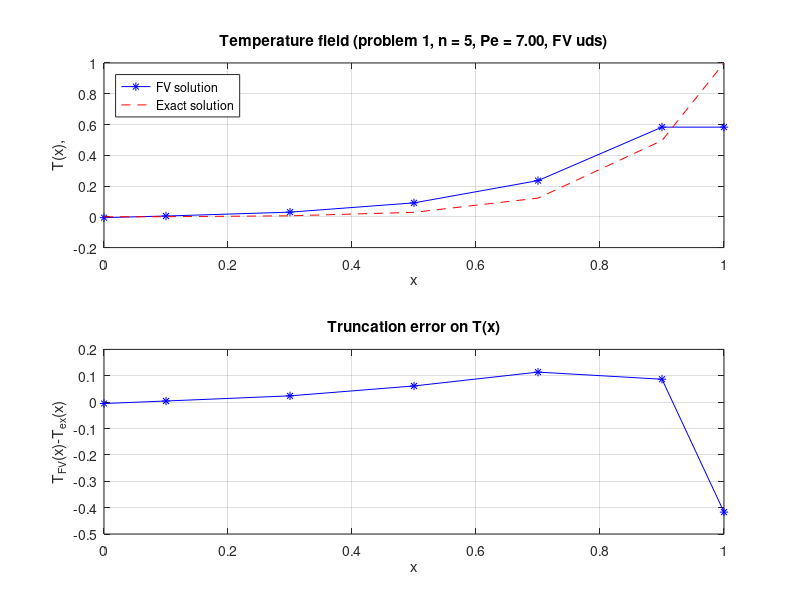

Source code (MATLAB):
% Input         :
%   n           :  Number of cells along x,y-axis
%   L           :  Size of square in x,y-direction
%   Pe          :  Global Peclet number
%   problem     :  Problem #: 1 or 2, selects case of convective field and BCs
%   fvscheme    :  Finite volume scheme for convection-diffusion, 
%                  either 'cds' or 'uds' 
%
% Output        :
%   T           :   Temperature vector at cell nodes, T(1:n)
%   A           :   Convection-diffusion system matrix, A(1:n,1:n)
%   s           :   Source vector with BC contributions, s(1:n)
%   TT          :   Temperature field extrapolated to walls, TT(1:n+2)
%   CF,DF       :   Conv. and diff. fluxes through walls, CF=[CFw,CFe]
%   GHC         :   Global heat conservation, scalar (computed from wall fluxes)
%   solve_time  :   CPU-time for solving system of linear equations A*T(:)=s(:)
%   Plots of the temperature field etc.

%% Clear
clear all
close all
clc

%% =================================== INPUT ===================================
%% Variables and parameters
n         = 5;                  % number of cells along x,y-axis
L         = 1;                  % size of square in x,y-direction
Pe        = 7;                  % global Peclet number
problem   = 1;                  % problem to solve (1 or 2 - see file header)
fvscheme  = 'uds';              % finite volume scheme ('cds' or 'uds')

%% Exact solutions, 
% Function Texact(x) wors on arrays
if problem == 1                 % BC: Tw=0, Te=1
    Texact = @(Pe,x) (exp(Pe*x)-1)/(exp(Pe)-1);   % notes (5.8)
elseif problem == 2             % BC: Tw=0, dTe/dx=1
    Texact = @(Pe,x) 1/Pe*exp(-Pe)*(exp(Pe*x)-1); % notes (5.9)
else
    disp('problem not implemented')
end
% ================================= INPUT DONE =================================



%% ============================== PRE-PROCESSING ===============================
% << assemble matrix A and source array s based on the arguments >>
% << (n,L,Pe,problem,fvscheme), following the 6-step approach below. >>

%% 1) Coordinate arrays
% Input  : n, L
% Output : dx cell size
%          xf cell face coordinate vector (of length n+1)
%          xc cell center coordinate vector (of length n)
dx = L/n;                       % cell size in x,y-direction
xf = 0:dx:L;                    % cell face coordinate vector along x,y-axis
xc = dx/2:dx:L-dx/2;            % cell center coordinates along x-axis

%% 2) Generate velocity field
% Input  : n, xf
% Output : UFw, UFe cell faces velocities (vectors of length n)
UFw = ones(1,n);                % western face velocity, u = 1
UFe = ones(1,n);                % eastern face velocity, u = 1
%% 3) Generate convective face flux matrices
% << Input  : n, dx, Pe, UFw, UFe >>
% << Output : Fw, Fe convetive fluxes (vectors of length n), e.g. >>
% <<          is Fe the convective fluxes at the east-faces of the cells. >>
Fe = Pe * UFe;
Fw = Pe * UFw;

%% 4) Generate coefficient matrices
% << Input  : n, dx, Pe, fvscheme, Fw, Fe >>
% << Output : aW, aE, aP coefficient vectors (of length n), e.g. is aE >>
% <<          the coefficients for the cells east of the one considered. >>

D = -1/dx;

% Dirichlet-type boundary condition
Ta = 0; 
Tb = 1;
Db = 1;

if strcmp(fvscheme,'cds')     % CDS FV-scheme applied
    % << compute coefficients for cds scheme here >>
    % << check whether the cell Peclet number dx*Pe>=2 - then print warning >>
    if dx*Pe>=2
        disp('Warning P > 2')
    end
    aW = -Fw/2 + D * ones(n,1);
    aE = Fe/2 + D * ones(n,1);
    aP = -(aE + aW) + Fe - Fw; 
 
elseif strcmp(fvscheme,'uds') % UDS FV-scheme applied
    aW = (D + min(0,-Fe(1)))* ones(n,1);
    aE = (D + min(0,Fe(1))) * ones(n,1);
    aP = -(aE + aW) + Fe - Fw;
   

else                              % fvscheme unknown
    disp('fvscheme not implemented')
end

%% 5) Impose boundary conditions and compute source vector from BC
% << Input  : n, dx, problem, aW, aE, aP >>
% << Output : s source term vector (of length n) >>
% <<          aW, aE, aP modified coefficient vectors (of lengthn) >>
s = zeros(n,1);

% We use first-order boundary conditions for both schemes. For CDS they could
% be 2nd order, but this only affects the boundary points.
aP(1) = aP(1)-aW(1); s(1)=s(1)-2*Ta*aW(1); aW(1)=0;
if problem == 1
    aP(n) = aP(n)-aE(n); s(n)=s(n)-2*Tb*aE(n); aE(n)=0;
elseif problem == 2
    aP(n) = aP(n)+aE(n); s(n)=s(n)-aE(n)*dx*Db; aE(n)=0;
end


%% 6) Assemble system matrix
% << Input  : n, aW, aE, aP  >>
% << Output : A 3-diagonal system matrix (array of size n*n) >>
% 
% << hints  : >>
% <<  - use function 'spdiags' to assemble A. The coefficient arrays >>
% <<    aW, aE, aP must in advance have been turned into column >>
% <<    vectors by setting aW=aW(:); etc. >>
% <<  - since the spdiags function places the first element of each >>
% <<    coefficient vector in the first column of the matrix, the coefficient >>
% <<    vectors aW,aE will need to be appropriately shifted and padded, >>
% <<    that is removing existing elements and adding zeros to either the start >>
% <<    or the end of the vectors corresponding to the diagonals in A, where >>
% <<    the vectors will be located.
% <<  - e.g. 1D-laplacian of report 1, ex. 2.4.1 may be assembled as follows >>
% <<     n      = 5;                                         >>
% <<     ovec   = ones(n-1,1);                               >>
% <<     Adiags = [[ovec;0;0],[1;-2*ovec;1],[0;0;ovec]];     >>
% <<     A      = spdiags(Adiags,-1:1,n+1,n+1);              >>
% ============================ PRE-PROCESSING DONE =============================

for i=2:(n-1)
        A(i,i) = aP(i,1);
        A(i,i-1) = aW(i,1);
        A(i,i+1) = aE(i,1);
end

A(1,1:2) = [aP(1), aE(1)];
A(n,n-1:n) = [aW(n), aP(n)];


%% ===================== SOLVE SYSTEM OF LINEAR EQUATIONS ======================
% Solve equations using direct backslash solve
if exist('A','var') && exist('s','var')
    solve_time = cputime;       % start timing using Matlab's cputime func.
    T = A\s(:);                 % temperature field
    solve_time = cputime-solve_time;% stop timing for linear solver
end
% ==================== SYSTEM OF LINEAR EQUATIONS SOLVED ======================



%% ============================== POST-PROCESSING ==============================
% << compute extended temperature field TT, net convective and diffusive  >>
% << fluxes through the walls CF,DF and global heat conservation GHC.  >>

%% 1) Coordinate arrays
% Input  : n, L
% Output : dx cell size
%          xf cell face coordinate vector (of length n+1)
%          xc cell center coordinate vector (of length n)
dx = L/n;                       % cell size in x,y-direction
xf = 0:dx:L;                    % cell face coordinate vector along x,y-axis
xc = dx/2:dx:L-dx/2;            % cell center coordinates along x-axis

%% 2) Generate velocity field
% Input  : n, xf
% Output : UFw, UFe cell faces velocities (vectors of length n)
UFw = ones(1,n);                % western face velocity, u = 1
UFe = ones(1,n);                % eastern face velocity, u = 1

%% 3) Extrapolate temperature field to walls
% << Input  : n, dx, fvscheme, problem, T >>
% << Output : TT extended temperature field vector (of length n+2) >>
%
% << hints: >>
% <<  - see notes section 5.3 >>
TT = zeros(1,n+2);              % initialize extended temperature array
TT(2:n+1) = T;

if strcmp(fvscheme,'cds')     % CDS FV-scheme applied
    TT(1) = Ta;
    if problem == 1
        TT(n+2) = Tb;
    elseif problem == 2
        TT(n+2) = T(n) + 0.5*dx*Db;
    end
elseif strcmp(fvscheme,'uds') % UDS FV-scheme applied
    TT(1) = 2*Ta - T(1);
    TT(n+2) = T(n);
else                              % fvscheme unknown
    disp('fvscheme not implemented')
end
   
%% 4) Compute temperature gradients at walls
% << Input  : n, dx, problem, T
% << Output : DTw, DTe, temperature wall gradients (scalars) >>
%
% << hints: >>
% <<  - see notes section 5.3 >>

DTw = 2/dx * (T(1)-Ta);
if problem == 1
    DTe = 2/dx * (Tb - T(n));
elseif problem == 2
    DTe = Db;
end
%% 5) Convective and diffusive wall fluxes and global conservation of heat
% << Input  : n, dx, TT, DTw, DTe, Pe, UFw, UFe >>
% << Output : CF=[CFw,CFe] convective fluxes at walls >>
% <<          DF=[DFw,DFe] diffusive fluxes at walls >>
% <<          GHC global heat conservation (scalar) >>
%
% << hints: >>
% <<  - see notes section 5.4 >>

CFw = UFw(1) * TT(1);
CFe = UFe(n) * TT(n+2);
CF = [CFw, CFe];

DFw = DTw / Pe;
DFe = DTe / Pe;
DF = [DFw, DFe];

GHC = CFw - DFw - (CFe - DFe);


% ============================ POST-PROCESSING DONE ============================



%% =================================== PLOTS ===================================
% << Plot both the temperature field computed by the finite volume method >>
% << and the exact temperature field Tex=Texact(Pe,xt). >>
% << Further plot the truncation error. >>

%% Coordinate arrays
% Input  : n, L
% Output : dx cell size
%          xc cell center coordinate vector (of length n)
%          xt cell center coor. vector extended with walls (of length n+2)
dx = L/n;                       % cell size in x,y-direction
xc = dx/2:dx:L-dx/2;            % cell center coordinate vector along x,y-axis
xt = [0 xc 1];                  % extended cell center coor. vector, incl. walls

%% Compute exact solution
Tex = Texact(Pe,xt);            % exact solution for given problem,Pe,n

%% Temperature field
figure(1)
subplot(211)
plot(xt,TT,'b*-') 
hold('on'), box('on'), grid('on')
plot(xt,Tex,'r--')  
xlabel('x')
ylabel('T(x),')
title(sprintf('Temperature field (problem %i, n = %i, Pe = %-3.2f, FV %s)',...
    problem,n,Pe,fvscheme))
legend('FV solution','Exact solution','location','northwest')
subplot(212)
plot(xt,TT-Tex,'b*-')
xlabel('x')
ylabel('T_{FV}(x)-T_{ex}(x)')
title('Truncation error on T(x)')
box('on'), grid('on')
print('-f1','-depsc2',...
    sprintf('TemperatureField1D_problem%i_n%i_Pe%-3.2f_FV%s.eps',...
    problem,n,Pe,fvscheme))
% ================================= PLOTS DONE =================================
